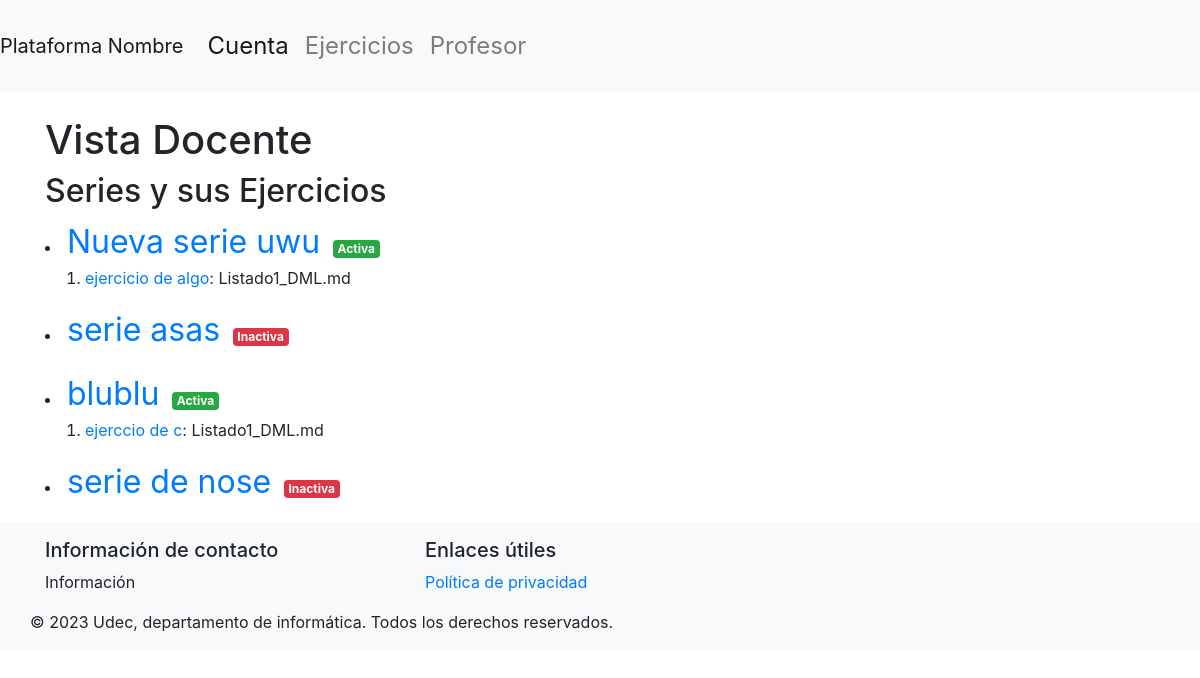
The app's page /dashDocente/1 (signed in), older data.
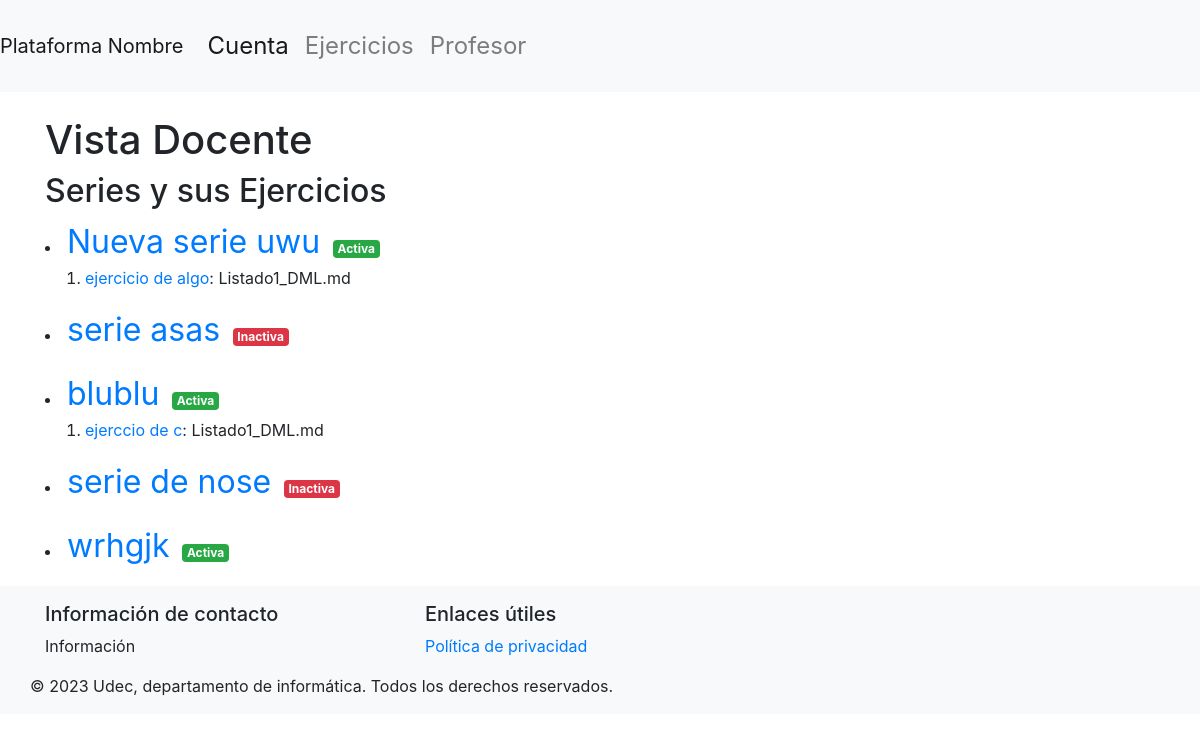
The same page, newer data.
### basedatos/modelos.py (models this page shows, shortened)
class Serie(db.Model):
    id = db.Column(db.Integer, primary_key=True)
    nombre = db.Column(db.String(50), nullable=False)
    activa = db.Column(db.Boolean(), nullable=False)
    ejercicios = db.relationship('Ejercicio', order_by=Ejercicio.id, back_populates='serie')

class Ejercicio(db.Model):
    id = db.Column(db.Integer, primary_key=True)
    nombre = db.Column(db.String(50), nullable=False)
    path_ejercicio = db.Column(db.String(200), nullable=False)
    enunciado = db.Column(db.String(), nullable=False)
    id_serie = db.Column(db.Integer, db.ForeignKey('serie.id'), nullable=False)
    serie = db.relationship('Serie', back_populates='ejercicios')

### main.py (the view)
@app.route('/dashDocente/<int:supervisor_id>', methods=['GET', 'POST'])
@login_required
def dashDocente(supervisor_id):
    if not verify_supervisor(supervisor_id):
        return redirect(url_for('login'))
    if request.method == 'GET':
        series = Serie.query.all()
        ejercicios_por_serie = {serie.id: [] for serie in series}
        ejercicios = Ejercicio.query.all()
        for ejercicio in ejercicios:
            if ejercicio.id_serie in ejercicios_por_serie:
                ejercicios_por_serie[ejercicio.id_serie].append(ejercicio)
        return render_template("vistaDocente.html", supervisor_id=supervisor_id, series=series, ejercicios_por_serie=ejercicios_por_serie)
    return render_template('vistaDocente.html')

### basedatos/modelos.py (called while the page is built)
    @property
    def is_authenticated(self):
        return True

### main.py (called while the page is built)
@login_manager.user_loader
def load_user(user_id):
    if user_id.startswith("e"):
        user = db.session.get(Estudiante, int(user_id[1:]))
    elif user_id.startswith("s"):
        user = db.session.get(Supervisor, int(user_id[1:]))
    else:
        return None
    return user

def verify_supervisor(supervisor_id):
    if not isinstance(current_user, Supervisor):
        flash('No tienes permiso para acceder a este dashboard. Debes ser un Supervisor.', 'danger')
        return False
    if current_user.id != supervisor_id:
        flash('No tienes permiso para acceder a este dashboard.', 'danger')
        return False
    return True

### templates/vistaDocente.html (shortened to what this page needs)
{% extends "layout.html" %}
{% block content %}
<h1>Vista Docente</h1>
<div class="row">
    <div class="col-md-12">
      <h2>Series y sus Ejercicios</h2>
        {% for serie in series %}
          <li>
            <a href="{{ url_for('detallesSeries', supervisor_id=supervisor_id, id=serie.id) }}" style="font-size: 2em;">{{ serie.nombre }}</a>
            {% if serie.activa %}
              <span class="badge badge-success ml-2">Activa</span>
            {% else %}
              <span class="badge badge-danger ml-2">Inactiva</span>
            {% endif %}
            <ol>
              {% for ejercicio in ejercicios_por_serie[serie.id] %}
                <li>
                  <a href="{{ url_for('detallesEjercicio', supervisor_id=supervisor_id, id=ejercicio.id) }}">{{ ejercicio.nombre }}</a>: {{ ejercicio.enunciado }}
                </li>
              {% endfor %}
            </ol>
          </li>
        {% endfor %}
    </div>
</div>
{% endblock %}

### templates/layout.html (shortened to what this page needs)
<!doctype html>
<html lang="es">
  <head>
    <link href="{{ url_for('static', filename='css/bootstrap.min.css') }}" rel="stylesheet">
    <link href="{{ url_for('static', filename='css/layout.css') }}" rel="stylesheet">
  </head>
  <body>
    <nav class="navbar navbar-expand-lg navbar-light bg-light">
      <a class="navbar-brand" href="#">Plataforma Nombre</a>
      <div class="collapse navbar-collapse" id="navbarNav">
        <ul class="navbar-nav">
          <li class="nav-item active">
            <a class="nav-link" href="#">Cuenta<span class="sr-only">(current)</span></a>
          </li>
          <li class="nav-item">
            <a class="nav-link" href="#">Ejercicios</a>
          </li>
          <li class="nav-item">
            <a class="nav-link" href="#">Profesor</a>
        </ul>
      </div>
    </nav>
    <main class="container mt-4">
      {% block content %}{% endblock %}
    </main>
  </body>
</html>
<footer class="footer mt-auto py-3 bg-light">
  <div class="container">
      <div class="row">
          <div class="col-md-4">
              <h5>Información de contacto</h5>
              <p>Información
              </p>
          </div>
          <div class="col-md-4">
              <h5>Enlaces útiles</h5>
              <ul class="list-unstyled">
                  <li><a href="#">Política de privacidad</a></li>
              </ul>
          </div>
          <div class="col-md-4">
      </div>
      <div class="row">
          <div class="col-12 text-center">
              <p class="mb-0">&copy; 2023 Udec, departamento de informática. Todos los derechos reservados.</p>
          </div>
      </div>
  </div>
</footer>

### static/css/layout.css (style rules this page uses)
.navbar { transition: 0.5s; font-size: 1.5em; padding: 20px 0; }

Row changes from the older to the newer data that the page shows:
added Serie: nombre "wrhgjk", activa "Activa"
